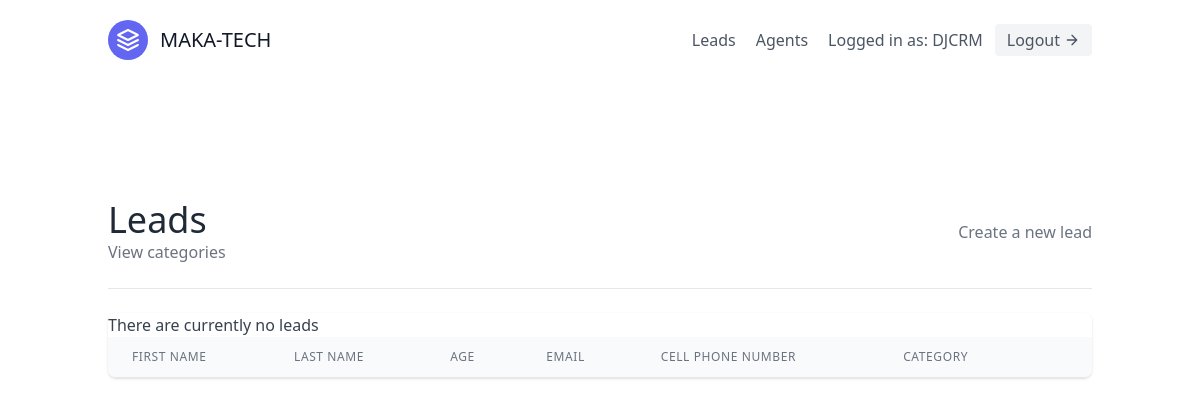
The app's page /leads/ (signed in), older data.
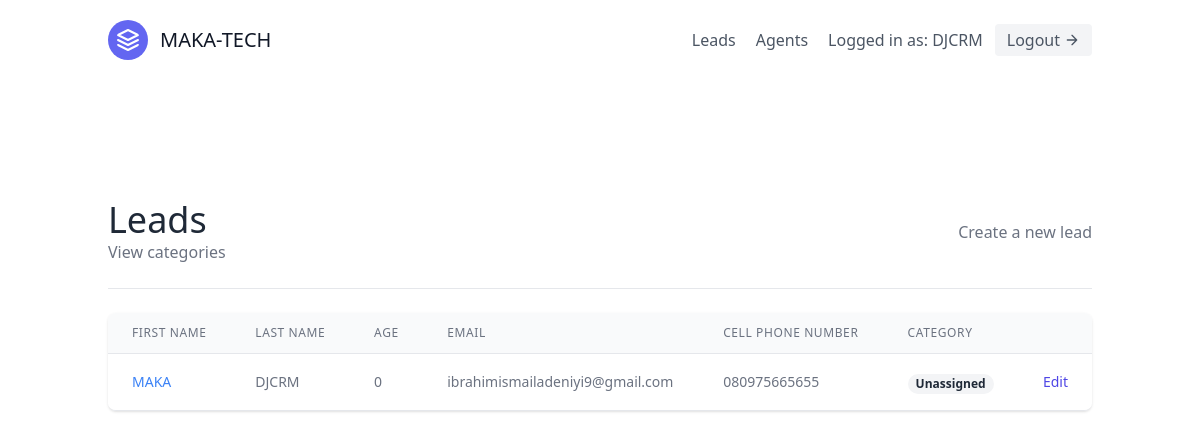
The same page, newer data.
### leads/models.py (models this page shows, shortened)
class User(AbstractUser):
    is_organisor = models.BooleanField(default=True)
    is_agent = models.BooleanField(default=False)

class Lead(models.Model):
    first_name = models.CharField(max_length=20)
    last_name = models.CharField(max_length=20)
    age = models.IntegerField(default=0)
    organisation = models.ForeignKey("UserProfile" , on_delete=models.CASCADE)
    agent = models.ForeignKey("Agent", null=True, blank=True, on_delete=models.SET_NULL)
    category = models.ForeignKey("Category", related_name="leads", null=True, blank=True, on_delete=models.SET_NULL)
    description = models.TextField()
    date_added = models.DateTimeField(auto_now_add=True)
    phone_number = models.CharField(max_length=20)
    email = models.EmailField()

### leads/views.py (the view)
# urls.py: path('', LeadListView.as_view(), name='lead-list'),
class LeadListView(LoginRequiredMixin, ListView):
    template_name = "lead_Lists.html"
    context_object_name = "leads"
    def get_queryset(self):
        user = self.request.user
        if user.is_organisor:
            queryset = Lead.objects.filter(organisation=user.userprofile, agent__isnull=False)
        else:
            queryset = Lead.objects.filter(organisation=user.agent.organisation, agent__isnull=False)
            queryset = queryset.filter(agent__user=user)
        return queryset
    def get_context_data(self, **kwargs):
        context = super(LeadListView, self).get_context_data(**kwargs)
        user = self.request.user
        if user.is_organisor:
            queryset = Lead.objects.filter(
                organisation=user.userprofile,
                agent__isnull=True
            )
            context.update({
                "unassigned_leads": queryset
            })
        return context

### templates/lead_Lists.html (shortened to what this page needs)
{% extends "base.html" %}
{% block content %}
<section class="text-gray-700 body-font">
    <div class="container px-5 py-24 mx-auto flex flex-wrap">
        <div class="w-full mb-6 py-6 flex justify-between items-center border-b border-gray-200">
            <div>
                <h1 class="text-4xl text-gray-800">Leads</h1>
                <a class="text-gray-500 hover:text-blue-500" href="{% url 'leads:category-list' %}">
                    View categories
                </a>
            </div>
            {% if request.user.is_organisor %}
            <div>
                <a  class="text-gray-500 hover:text-blue-500" href="{% url 'leads:lead-create' %}">
                    Create a new lead
                </a>
            </div>
            {% endif %}
        </div>
        <div class="flex flex-col w-full">
            <div class="-my-2 overflow-x-auto sm:-mx-6 lg:-mx-8">
            <div class="py-2 align-middle inline-block min-w-full sm:px-6 lg:px-8">
                <div class="shadow overflow-hidden border-b border-gray-200 sm:rounded-lg">
                <table class="min-w-full divide-y divide-gray-200">
                    <thead class="bg-gray-50">
                        <tr>
                            <th scope="col" class="px-6 py-3 text-left text-xs font-medium text-gray-500 uppercase tracking-wider">
                            First Name
                            </th>
                            <th scope="col" class="px-6 py-3 text-left text-xs font-medium text-gray-500 uppercase tracking-wider">
                            Last Name
                            </th>
                            <th scope="col" class="px-6 py-3 text-left text-xs font-medium text-gray-500 uppercase tracking-wider">
                            Age
                            </th>
                            <th scope="col" class="px-6 py-3 text-left text-xs font-medium text-gray-500 uppercase tracking-wider">
                            Email
                            </th>
                            <th scope="col" class="px-6 py-3 text-left text-xs font-medium text-gray-500 uppercase tracking-wider">
                            Cell Phone Number
                            </th>
                            <th scope="col" class="px-6 py-3 text-left text-xs font-medium text-gray-500 uppercase tracking-wider">
                            Category
                            </th>
                            <th scope="col" class="relative px-6 py-3">
                            </th>
                        </tr>
                    </thead>
                    <tbody>
                        {% for lead in leads %}
                            <tr class="bg-white">
                                <td class="px-6 py-4 whitespace-nowrap text-sm font-medium text-gray-900">
                                    <a class="text-blue-500 hover:text-blue-800" href="{% url 'leads:lead-detail' lead.pk %}">{{ lead.first_name }}</a>
                                </td>
                                <td class="px-6 py-4 whitespace-nowrap text-sm text-gray-500">
                                    {{ lead.last_name }}
                                </td>
                                <td class="px-6 py-4 whitespace-nowrap text-sm text-gray-500">
                                    {{ lead.age }}
                                </td>
                                <td class="px-6 py-4 whitespace-nowrap text-sm text-gray-500">
                                    {{ lead.email }}
                                </td>
                                <td class="px-6 py-4 whitespace-nowrap text-sm text-gray-500">
                                    {{ lead.phone_number }}
                                </td>
                                <td class="px-6 py-4 whitespace-nowrap">
                                    {% if lead.category %}
                                        <span class="px-2 inline-flex text-xs leading-5 font-semibold rounded-full bg-green-100 text-green-800">
                                            {{ lead.category.name }}
                                        </span>
                                    {% else %}
                                        <span class="px-2 inline-flex text-xs leading-5 font-semibold rounded-full bg-gray-100 text-gray-800">
                                            Unassigned
                                        </span>
                                    {% endif %}
                                </td>
                                <td class="px-6 py-4 whitespace-nowrap text-right text-sm font-medium">
                                    <a href="{% url 'leads:lead-update' lead.pk %}" class="text-indigo-600 hover:text-indigo-900">
                                        Edit
                                    </a>
                                </td>
                            </tr>
                        {% empty %}
                        <p>There are currently no leads</p>
                        {% endfor %}
                    </tbody>
                </table>
                </div>
            </div>
            </div>
        </div>
    </div>
</section>
{% endblock content %}

### templates/base.html (shortened to what this page needs)
{% load static %}
<!DOCTYPE html>
<html lang="en">
<head>
    <script src="https://cdn.tailwindcss.com"></script
</head>
<body>
    <div class="max-w-7xl mx-auto">
        {% include 'navbar.html' %}
        {% block content %}
        {% endblock content %}
    </div>
</body>
</html>

### templates/navbar.html (shortened to what this page needs)
<header class="text-gray-600 body-font">
  <div class="container mx-auto flex flex-wrap p-5 flex-col md:flex-row items-center">
    <a class="flex title-font font-medium items-center text-gray-900 mb-4 md:mb-0">
      <svg xmlns="http://www.w3.org/2000/svg" fill="none" stroke="currentColor" stroke-linecap="round"
        stroke-linejoin="round" stroke-width="2" class="w-10 h-10 text-white p-2 bg-indigo-500 rounded-full"
        viewBox="0 0 24 24">
        <path d="M12 2L2 7l10 5 10-5-10-5zM2 17l10 5 10-5M2 12l10 5 10-5"></path>
      </svg>
      <span class="ml-3 text-xl text-bolder">MAKA-TECH</span>
    </a>
    <nav class="md:ml-auto flex flex-wrap items-center text-base justify-center">
      {% if not request.user.is_authenticated %}
        <a href="{% url 'signup' %}" class="mr-5 hover:text-red-600">Signup</a>
        {% else %}
        <a href="{% url 'leads:lead-list' %}" class="mr-5 hover:text-blue-600">Leads</a>
        {% if request.user.is_organisor %}
          <a href="{% url 'agents:agent-list' %}" class="mr-5 hover:text-blue-600">Agents</a>
        {% endif %}
      {% endif %}
    </nav>
    {% if request.user.is_authenticated %}
       Logged in as: {{ request.user.username }}
       <a href="{% url 'logout' %}"
          class="ml-3 inline-flex items-center bg-gray-100 border-0 py-1 px-3 focus:outline-none hover:bg-gray-200 rounded text-base mt-4 md:mt-0">Logout
          <svg fill="none" stroke="currentColor" stroke-linecap="round" stroke-linejoin="round" stroke-width="2"
            class="w-4 h-4 ml-1" viewBox="0 0 24 24">
            <path d="M5 12h14M12 5l7 7-7 7"></path>
          </svg>
      </a>
    {% endif %}
  </div>
</header>

Row changes from the older to the newer data that the page shows:
added Lead: first_name "MAKA", last_name "DJCRM", age "0", email "ibrahimismailadeniyi9@gmail.com", phone_number "080975665655", shows "Unassigned"
Text that changed along with them:
text no longer shown: "There are currently no leads"
